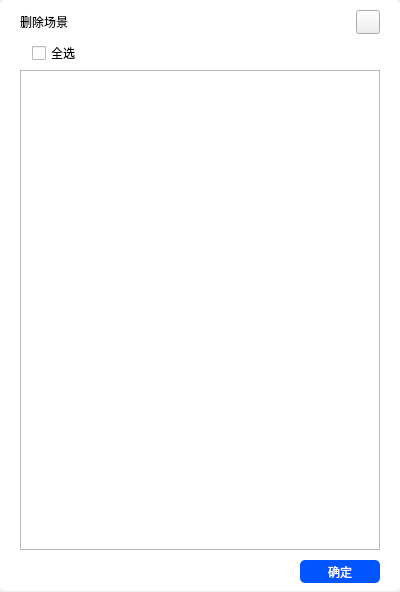
<?xml version="1.0" encoding="UTF-8"?>
<ui version="4.0">
 <class>project_edit_delPicsClass</class>
 <widget class="QWidget" name="project_edit_delPicsClass">
  <property name="geometry">
   <rect>
    <x>0</x>
    <y>0</y>
    <width>400</width>
    <height>592</height>
   </rect>
  </property>
  <property name="windowTitle">
   <string>project_edit_delPics</string>
  </property>
  <widget class="QLabel" name="label_bg">
   <property name="geometry">
    <rect>
     <x>0</x>
     <y>0</y>
     <width>400</width>
     <height>591</height>
    </rect>
   </property>
   <property name="styleSheet">
    <string notr="true">background-color: rgb(255, 255, 255);
border-radius:5px;</string>
   </property>
   <property name="text">
    <string/>
   </property>
  </widget>
  <widget class="QListWidget" name="listWidget">
   <property name="geometry">
    <rect>
     <x>20</x>
     <y>70</y>
     <width>360</width>
     <height>480</height>
    </rect>
   </property>
  </widget>
  <widget class="QLabel" name="label_title">
   <property name="geometry">
    <rect>
     <x>20</x>
     <y>10</y>
     <width>241</width>
     <height>24</height>
    </rect>
   </property>
   <property name="styleSheet">
    <string notr="true">font: 12pt &quot;微软雅黑&quot;;</string>
   </property>
   <property name="text">
    <string>删除场景</string>
   </property>
  </widget>
  <widget class="QPushButton" name="pushButton_close">
   <property name="geometry">
    <rect>
     <x>356</x>
     <y>10</y>
     <width>24</width>
     <height>24</height>
    </rect>
   </property>
   <property name="text">
    <string/>
   </property>
  </widget>
  <widget class="QCheckBox" name="checkBox">
   <property name="geometry">
    <rect>
     <x>32</x>
     <y>45</y>
     <width>65</width>
     <height>16</height>
    </rect>
   </property>
   <property name="text">
    <string>全选</string>
   </property>
  </widget>
  <widget class="QPushButton" name="pushButton_ok">
   <property name="geometry">
    <rect>
     <x>300</x>
     <y>560</y>
     <width>80</width>
     <height>23</height>
    </rect>
   </property>
   <property name="styleSheet">
    <string notr="true">color: rgb(255, 255, 255);
background-color: rgb(0, 85, 255);
border-radius:5px;</string>
   </property>
   <property name="text">
    <string>确定</string>
   </property>
  </widget>
 </widget>
 <layoutdefault spacing="6" margin="11"/>
 <resources/>
 <connections/>
</ui>
